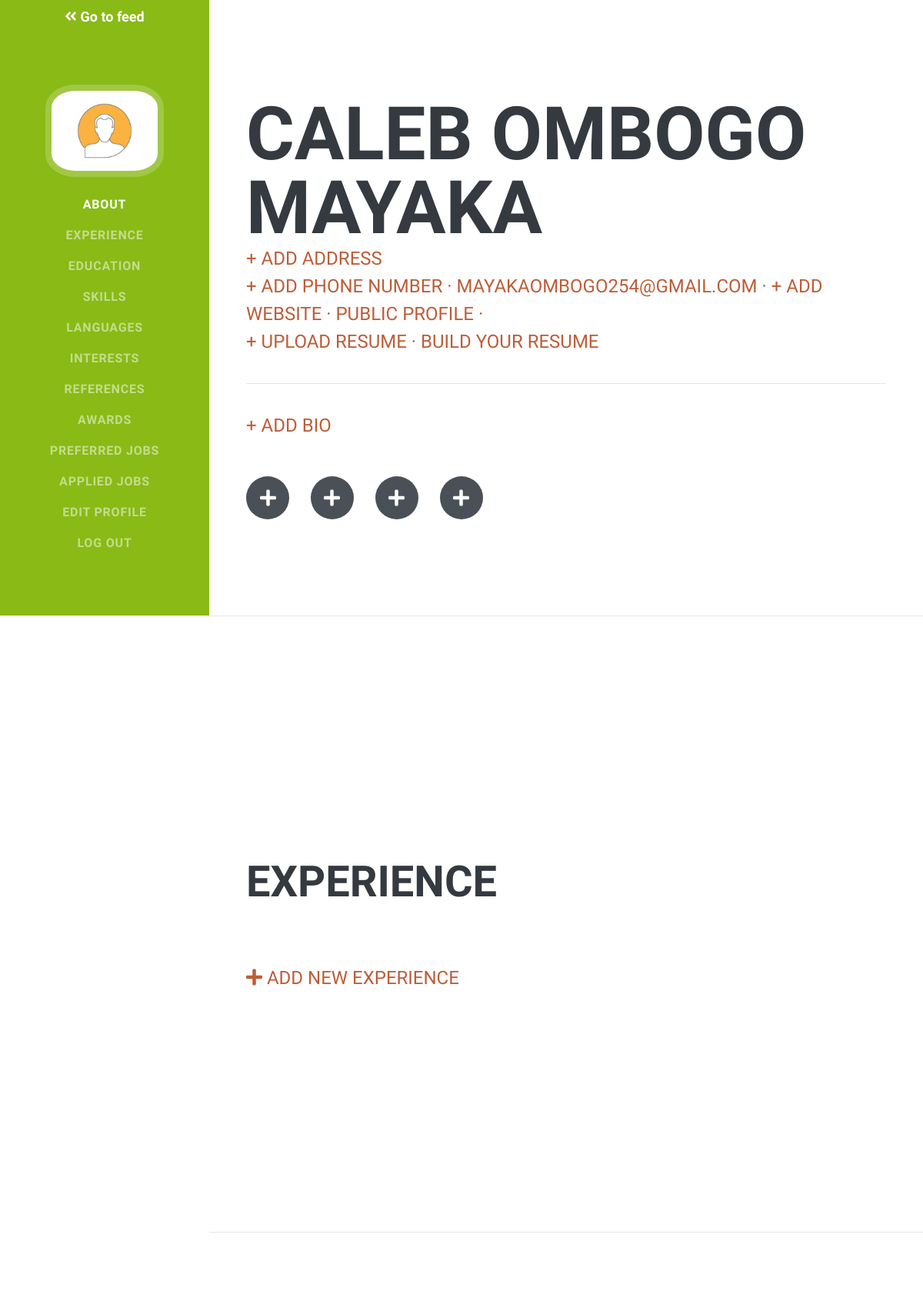
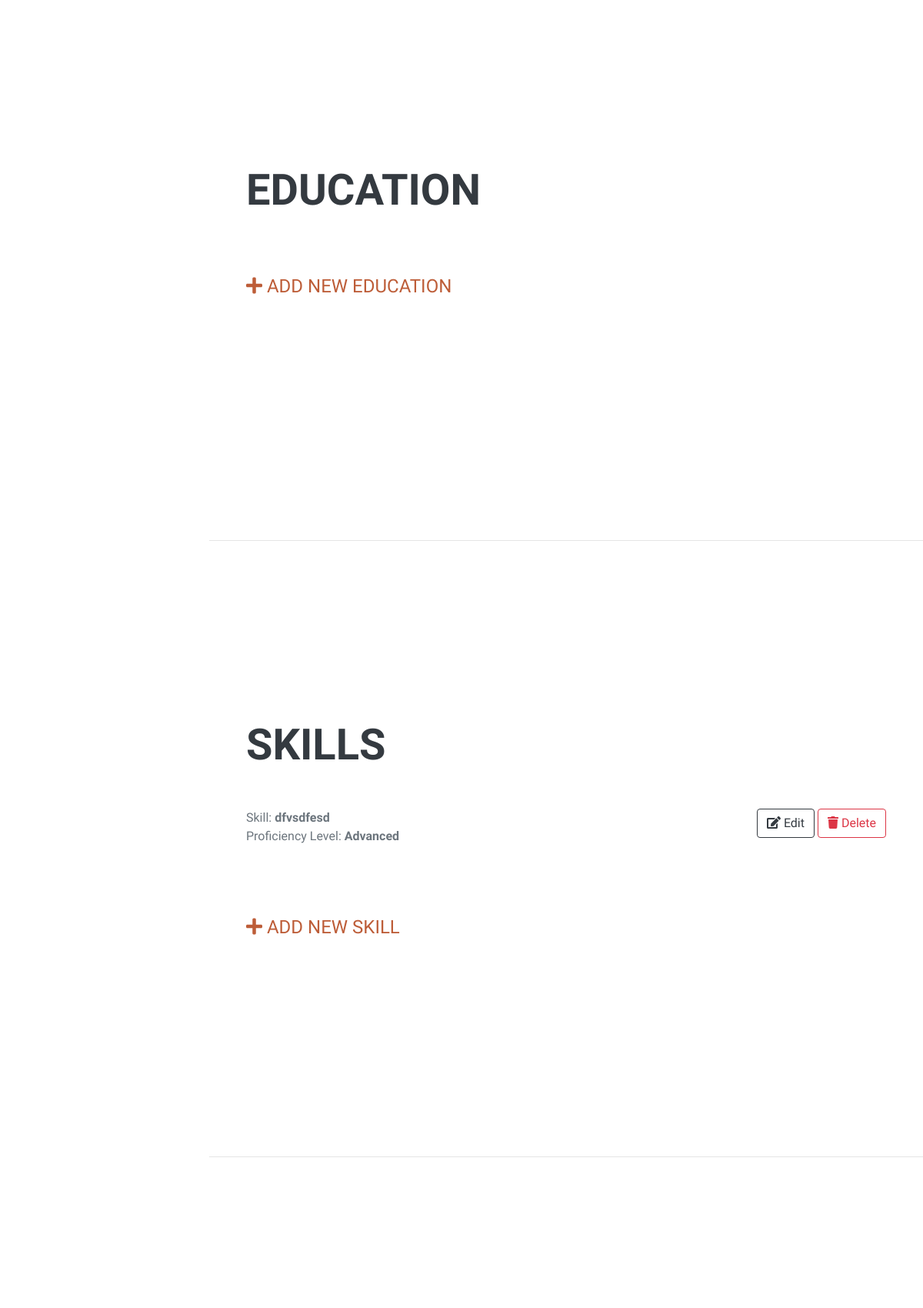
Page /applicant/applicant-profile/1/ (signed in, upper part) on the committed database (2 pictures, top to bottom).
### user/models.py (models this page shows, shortened)
class User(AbstractBaseUser):
    email = models.EmailField(max_length=255, unique=True)
    name = models.CharField(max_length=255)
    date_joined = models.DateTimeField(auto_now_add=True)
    is_applicant = models.BooleanField(default=False)
    is_company = models.BooleanField(default=False)
    is_active = models.BooleanField(default=True)
    is_staff = models.BooleanField(default=False)
    is_admin = models.BooleanField(default=False)
    USERNAME_FIELD = 'email'
    REQUIRED_FIELDS = ['name']  # Email & Password are required by default.
    objects = MyUserManager()

class SkillSetModel(models.Model):
    SKILL_PROFICIENCY = [
        ('Beginner', 'Beginner'),
        ('Intermediate', 'Intermediate'),
        ('Advanced', 'Advanced'),
        ('Pro', 'Pro'),
    ]
    user = models.ForeignKey(User, null=True, on_delete=models.CASCADE)
    skill_title = models.CharField(max_length=255, null=True, blank=True)
    proficiency = models.CharField(max_length=255, choices=SKILL_PROFICIENCY, null=True, blank=True)

### user/decorators.py (the view)
        def wrapper_func(request, *args, **kwargs):
            if request.user.is_admin or request.user.is_applicant:
                return view_func(request, *args, **kwargs)
            else:
                return HttpResponse("You are not authorized to view this page")

### user/utils.py (called while the page is built)
def extractFirstName(name):
    first_name = name.split(' ')
    return first_name[0]

### templates/user/applicant/applicant-profile.html (shortened to what this page needs)
<!DOCTYPE html>
{% load static %}
<html lang="en">
<head>
    <link href="{% static 'assets/applicant/css/styles.css' %}" rel="stylesheet"/>
</head>
<body id="page-top">
<nav class="navbar navbar-expand-lg navbar-dark bg-success fixed-top" id="sideNav">
    <a href="{% url 'applicant-feed' %}" style="font-size: large; color: white"><i
            class="fa fa-angle-double-left"></i><b> Go to feed</b></a>
    <a class="navbar-brand js-scroll-trigger" href="{% url 'applicant-edit-profile' %}">
        {% if user.applicantprofilemodel.image %}
        <span class="d-none d-lg-block">
            <img alt=""
                 class="img-fluid img-profile rounded-circle mx-auto mb-2"
                 src="{{request.user.applicantprofilemodel.image.url}}"/>
        </span>
        {% else %}
        <span class="d-none d-lg-block">
            <img alt=""
                 class="img-fluid img-profile rounded-circle mx-auto mb-2"
                 src="{% static 'assets\images\placeholder.png' %}"/>
        </span>
        {% endif %}
    </a>
    <div class="collapse navbar-collapse" id="navbarSupportedContent">
        <ul class="navbar-nav">
            <li class="nav-item"><a class="nav-link js-scroll-trigger" href="#about">About</a></li>
            <li class="nav-item"><a class="nav-link js-scroll-trigger" href="#experience">Experience</a></li>
            <li class="nav-item"><a class="nav-link js-scroll-trigger" href="#education">Education</a></li>
            <li class="nav-item"><a class="nav-link js-scroll-trigger" href="#skills">Skills</a></li>
            <li class="nav-item"><a class="nav-link js-scroll-trigger" href="#languages">Languages</a></li>
            <li class="nav-item"><a class="nav-link js-scroll-trigger" href="#interests">Interests</a></li>
            <li class="nav-item"><a class="nav-link js-scroll-trigger" href="#references">References</a></li>
            <li class="nav-item"><a class="nav-link js-scroll-trigger" href="#awards">Awards</a></li>
            <li class="nav-item"><a class="nav-link js-scroll-trigger" href="#Preferred_Jobs">Preferred Jobs</a></li>
            <li class="nav-item"><a class="nav-link js-scroll-trigger" href="#companyList">Applied Jobs</a></li>
            <li class="nav-item"><a class="nav-link js-scroll-trigger" href="{% url 'applicant-edit-profile' %}">Edit
                Profile</a></li>
            <li class="nav-item"><a class="nav-link js-scroll-trigger" href="{% url 'logout' %}">Log Out</a></li>
        </ul>
    </div>
</nav>
<div class="container-fluid p-0">
    <section class="resume-section" id="about">
        <div class="resume-section-content">
            <h1 class="mb-0">
                {{request.user.name}}
            </h1>
            <div class="subheading mb-5">
                {% if user.applicantprofilemodel.address %}
                {{user.applicantprofilemodel.address}}
                {% else %}
                <a href="{% url 'applicant-edit-profile' %}">+ Add Address</a>
                {% endif %}
                <br>
                {% if user.applicantprofilemodel.phone %}
                {{user.applicantprofilemodel.phone}} ·
                {% else %}
                <a href="{% url 'applicant-add-phone' %}">+ Add Phone Number ·</a>
                {% endif %}
                {% if user.email %}
                <a href="mailto:{{request.user.email}}">{{user.email}}</a> ·
                {% else %}
                <a href="{% url 'applicant-edit-profile' %}">+ Add Email Address
                    ·</a>
                {% endif %}
                {% if user.applicantprofilemodel.website %}
                <a href="https://{{user.applicantprofilemodel.website}}" target="_blank">Portfolio</a> ·
                {% else %}
                <a href="{% url 'applicant-edit-profile' %}">+ Add Website ·</a>
                {% endif %}
                <a href="{% url 'applicant-public-profile' user.id %}"> Public Profile ·</a>
                <br/>
                {% if user.applicantprofilemodel.resume %}
                <a href="{{ resume_link|safe }}" target="_blank">View Resume ·</a>
                {% else %}
                <a href="{% url 'applicant-add-resume' %}">+ Upload Resume ·</a>
                {% endif %}
                <a href="{% url 'pdf-view' %}" target="_blank">Build Your Resume</a>
                <br><br>
                <hr class="m-0"/>
                <br>
                {% if user.applicantprofilemodel.bio %}
                <h3>About Me</h3>
                {{user.applicantprofilemodel.bio|safe}}
                {% else %}
                <a href="{% url 'applicant-edit-profile' %}">+ Add Bio</a>
                {% endif %}
            </div>
            <div class="social-icons">
                {% if user.applicantprofilemodel.linkedin %}
                <a class="social-icon" href="https://{{user.applicantprofilemodel.linkedin}}" target="_blank"><i
                        class="fab fa-linkedin-in"></i></a>
                {% else %}
                <a class="social-icon" href="{% url 'applicant-add-social' %}"><i class="fa fa-plus"></i></a>
                {% endif %}
                {% if user.applicantprofilemodel.github %}
                <a class="social-icon" href="https://{{user.applicantprofilemodel.github}}" target="_blank"><i
                        class="fab fa-github"></i></a>
                {% else %}
                <a class="social-icon" href="{% url 'applicant-add-social' %}"><i class="fa fa-plus"></i></a>
                {% endif %}
                {% if user.applicantprofilemodel.twitter %}
                <a class="social-icon" href="https://{{user.applicantprofilemodel.twitter}}" target="_blank"><i
                        class="fab fa-twitter"></i></a>
                {% else %}
                <a class="social-icon" href="{% url 'applicant-add-social' %}"><i class="fa fa-plus"></i></a>
                {% endif %}
                {% if user.applicantprofilemodel.facebook %}
                <a class="social-icon" href="https://{{user.applicantprofilemodel.facebook}}" target="_blank"><i
                        class="fab fa-facebook-f"></i></a>
                {% else %}
                <a class="social-icon" href="{% url 'applicant-add-social' %}"><i class="fa fa-plus"></i></a>
                {% endif %}
            </div>
        </div>
    </section>
    <hr class="m-0"/>
    <section class="resume-section" id="experience">
        <div class="resume-section-content">
            <h2 class="mb-5">Experience</h2>
            <br>
            <div class="subheading">
                <a href="{% url 'add-experience' %}"><i class="fa fa-plus"></i> Add New Experience</a>
            </div>
        </div>
    </section>
    <hr class="m-0"/>
    <section class="resume-section" id="education">
        <div class="resume-section-content">
            <h2 class="mb-5">Education</h2>
            <br>
            <div class="subheading">
                <a href="{% url 'add-education' %}">
                    <i class="fa fa-plus"></i> Add New Education</a>
            </div>
        </div>
    </section>
    <hr class="m-0"/>
    <section class="resume-section" id="skills">
        <div class="resume-section-content">
            <h2 class="mb-5">Skills</h2>
            {% for skill in skill_set %}
            <div class="d-flex flex-column flex-md-row justify-content-between mb-5">
                <div class="flex-grow-1">
                    <div>Skill: <b>{{skill.skill_title}}</b></div>
                    <p>Proficiency Level: <b>{{skill.proficiency}}</b></p>
                </div>
                <div class="flex-shrink-0">
                    <a class="btn btn-outline-dark" href="{% url 'edit-skill' skill.id %}"><i class="fa fa-edit"></i>
                        Edit</a>
                    <a class="btn btn-outline-danger" href="{% url 'delete-skill' skill.id %}"><i
                            class="fa fa-trash"></i>
                        Delete</a>
                </div>
            </div>
            {% endfor%}
            <br>
            <div class="subheading mb-5">
                <a href="{% url 'add-skill' %}"><i class="fa fa-plus"></i> Add New Skill</a>
            </div>
        </div>
    </section>
    <hr class="m-0"/>
    <section class="resume-section" id="languages">
    </section>
</div>
</body>
</html>

### rows in the picture
User: user.name "CALEB OMBOGO MAYAKA", email "MAYAKAOMBOGO254@GMAIL.COM"
SkillSetModel: skill_title "dfvsdfesd", proficiency "Advanced"
